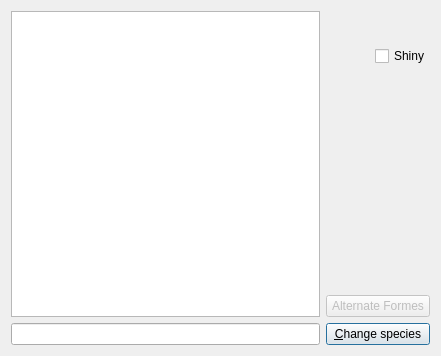
<?xml version="1.0" encoding="UTF-8"?>
<ui version="4.0">
 <class>PokeSelection</class>
 <widget class="QWidget" name="PokeSelection">
  <property name="geometry">
   <rect>
    <x>0</x>
    <y>0</y>
    <width>441</width>
    <height>356</height>
   </rect>
  </property>
  <property name="windowTitle">
   <string>Form</string>
  </property>
  <layout class="QGridLayout" name="gridLayout">
   <item row="0" column="0" rowspan="8">
    <widget class="TB_PokeChoice" name="pokemonList">
     <property name="tabKeyNavigation">
      <bool>false</bool>
     </property>
     <property name="selectionMode">
      <enum>QAbstractItemView::SingleSelection</enum>
     </property>
     <property name="selectionBehavior">
      <enum>QAbstractItemView::SelectRows</enum>
     </property>
    </widget>
   </item>
   <item row="2" column="2">
    <widget class="QCheckBox" name="shiny">
     <property name="text">
      <string>Shiny</string>
     </property>
    </widget>
   </item>
   <item row="3" column="1">
    <widget class="QLabel" name="type1">
     <property name="text">
      <string/>
     </property>
     <property name="alignment">
      <set>Qt::AlignCenter</set>
     </property>
    </widget>
   </item>
   <item row="3" column="2">
    <widget class="QLabel" name="type2">
     <property name="text">
      <string/>
     </property>
     <property name="alignment">
      <set>Qt::AlignCenter</set>
     </property>
    </widget>
   </item>
   <item row="5" column="2">
    <spacer name="verticalSpacer">
     <property name="orientation">
      <enum>Qt::Vertical</enum>
     </property>
     <property name="sizeHint" stdset="0">
      <size>
       <width>20</width>
       <height>40</height>
      </size>
     </property>
    </spacer>
   </item>
   <item row="4" column="1" colspan="2">
    <widget class="BaseStatsWidget" name="baseStats" native="true"/>
   </item>
   <item row="8" column="0">
    <widget class="QLineEdit" name="pokeEdit"/>
   </item>
   <item row="8" column="1" colspan="2">
    <widget class="QPushButton" name="changeSpecies">
     <property name="text">
      <string>&amp;Change species</string>
     </property>
     <property name="default">
      <bool>true</bool>
     </property>
    </widget>
   </item>
   <item row="7" column="1" colspan="2">
    <widget class="QPushButton" name="altForme">
     <property name="enabled">
      <bool>false</bool>
     </property>
     <property name="text">
      <string>Alternate Formes</string>
     </property>
    </widget>
   </item>
   <item row="1" column="1" colspan="2">
    <layout class="QHBoxLayout" name="horizontalLayout">
     <property name="spacing">
      <number>0</number>
     </property>
     <item>
      <spacer name="horizontalSpacer">
       <property name="orientation">
        <enum>Qt::Horizontal</enum>
       </property>
       <property name="sizeType">
        <enum>QSizePolicy::Preferred</enum>
       </property>
       <property name="sizeHint" stdset="0">
        <size>
         <width>40</width>
         <height>20</height>
        </size>
       </property>
      </spacer>
     </item>
     <item>
      <widget class="QToolButton" name="pokemonFrame">
       <property name="autoRaise">
        <bool>true</bool>
       </property>
       <layout class="QVBoxLayout" name="verticalLayout">
        <property name="spacing">
         <number>0</number>
        </property>
        <property name="margin">
         <number>0</number>
        </property>
        <item>
         <widget class="QLabel" name="pokemonSprite">
          <property name="text">
           <string/>
          </property>
          <property name="alignment">
           <set>Qt::AlignCenter</set>
          </property>
         </widget>
        </item>
       </layout>
      </widget>
     </item>
     <item>
      <spacer name="horizontalSpacer_2">
       <property name="orientation">
        <enum>Qt::Horizontal</enum>
       </property>
       <property name="sizeType">
        <enum>QSizePolicy::Preferred</enum>
       </property>
       <property name="sizeHint" stdset="0">
        <size>
         <width>40</width>
         <height>20</height>
        </size>
       </property>
      </spacer>
     </item>
    </layout>
   </item>
  </layout>
 </widget>
 <customwidgets>
  <customwidget>
   <class>TB_PokeChoice</class>
   <extends>QTableView</extends>
   <header>Teambuilder/pokechoice.h</header>
  </customwidget>
  <customwidget>
   <class>BaseStatsWidget</class>
   <extends>QWidget</extends>
   <header>Teambuilder/basestatswidget.h</header>
   <container>1</container>
  </customwidget>
 </customwidgets>
 <tabstops>
  <tabstop>pokemonList</tabstop>
  <tabstop>pokeEdit</tabstop>
  <tabstop>pokemonFrame</tabstop>
  <tabstop>shiny</tabstop>
  <tabstop>altForme</tabstop>
  <tabstop>changeSpecies</tabstop>
 </tabstops>
 <resources/>
 <connections/>
</ui>
